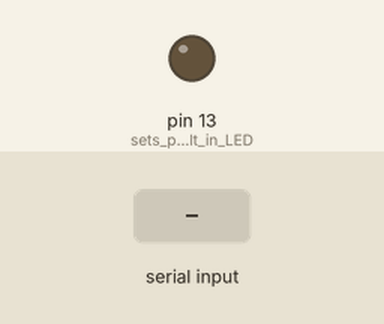
Simulated run of this sketch. Board: Arduino Uno, built with avr-gcc and run on an emulated ATmega328P. On the bench: output pins drawn as LEDs (lit = HIGH). Dashed ring = blinking. The test bench sets the inputs (shaded band). Random numbers use the default seed unless the sketch sets one.

Above: at 1.2 s.
1.3 s: "90,45\n" received over Serial
At 2.6 s:
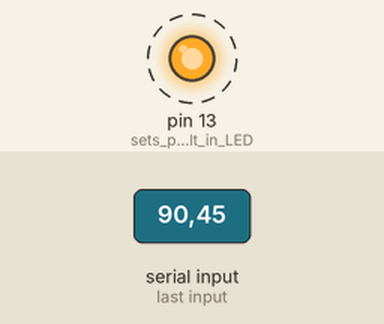
Timing chart, 0 to 10.3 s (numbered marks = the images above; inputs shaded):
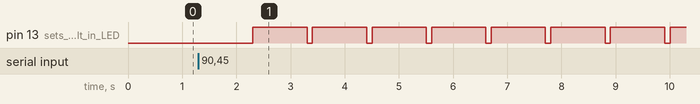

The sketch:

LED_serial_communication_sketch.ino
```cpp
// set data type for variables
int incoming;
int outgoing;

void setup() {
  pinMode(LED_BUILTIN, OUTPUT); // sets pin to built in LED in output mode
  digitalWrite(LED_BUILTIN, LOW); // turns off LED prior to loop

  Serial.begin(9600);  // set baud rate
}


void loop() {
  while (!Serial.available()) {} // wait for data to arrive

  incoming = Serial.readString().toInt(); // reads data from serial

  // iterate through loop of turning LED on, waiting one second and turning LED off again
  // repeats loop as many times as specified by input from Python script.
  for (int i = 0; i< incoming; ++i){
    digitalWrite(LED_BUILTIN, HIGH);
    delay(1000);
    digitalWrite(LED_BUILTIN, LOW);
    delay(100); //very short delay to ensure the LED turning off is visible to the observer
  }

  outgoing = random(1,10); // sets value for python to delay
  Serial.println(outgoing); // returns value to serial channel
}
```

Measured:
- after the input at 1.3 s, pin 13 (sets_pin_to_built_in_LED): alternates HIGH for 1.0 s and LOW for 0.10 s, starting after 1.0 s
